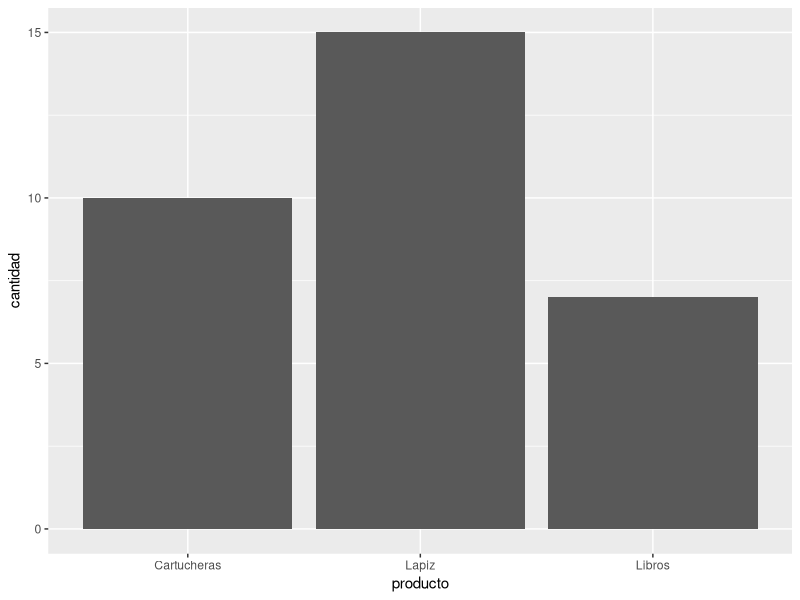
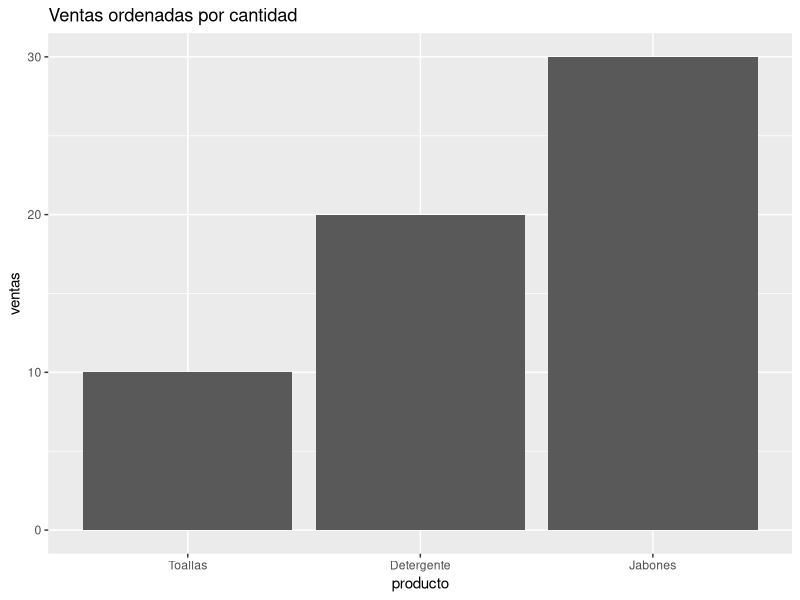

Recreate these plots in R, in order.
## ---- chunk 1
#instalaremos y activaremos el paquete 
install.packages("dplyr")
library(dplyr)
## ---- chunk 2
# Creamos un data frame
personas <- data.frame(
  nombre = c("Roxwell", "Luis", "María","Juana","Danuska","Dannely","Sheyla"),
  edad = c(20, 19, 19, 18, 22, 28, 30 )
)

# Filtramos las personas mayores de 20 años
mayores <- filter(personas, edad >= 20)
print(mayores)

## ---- chunk 3
install.packages("ggplot2")
library(ggplot2)

## ---- chunk 4
# Creamos datos simples
ventas <- data.frame(
  producto = c("Cartucheras", "Lapiz", "Libros"),
  cantidad = c(10, 15, 7)
)

# Hacemos un gráfico de barras
ggplot(ventas, aes(x = producto, y = cantidad)) +
  geom_bar(stat = "identity")


## ---- chunk 5
# Instalamos y activamos el paquete
install.packages("forcats")
library(forcats)
library(ggplot2)  # También usamos ggplot2 para graficar
## ---- chunk 6
# Creamos un data frame de ejemplo
datos <- data.frame(
  producto = c("Jabones", "Toallas", "Detergente"),
  ventas = c(30, 10, 20)
)
# Usamos fct_reorder para ordenar los productos por ventas
datos$producto <- fct_reorder(datos$producto, datos$ventas)

# Graficamos para ver el orden
ggplot(datos, aes(x = producto, y = ventas)) +
  geom_bar(stat = "identity") +
  labs(title = "Ventas ordenadas por cantidad")
